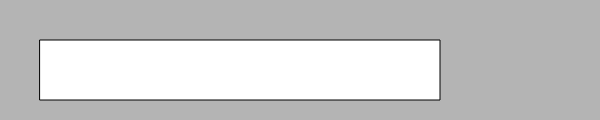
Frame 1 (no input)
Frame 60 (no input): identical to frame 1, image omitted
Frame 120 (the mouse pressed at the canvas centre since frame 60): identical to frame 1, image omitted

The p5.js sketch that drew this single still picture (run headless with seeded random() and noise() and a simulated clock; from frame 60 on, the mouse is pressed at the canvas centre):

// p5.js sketch
// ── sketch.js
function setup(){
    createCanvas(600, 120);
}

function draw() {
    background(180);

    //Draw a rectangle at x=40, y=40, that is 400 px wide and 60px high.
    rect(40, 40, 400, 60);
}
